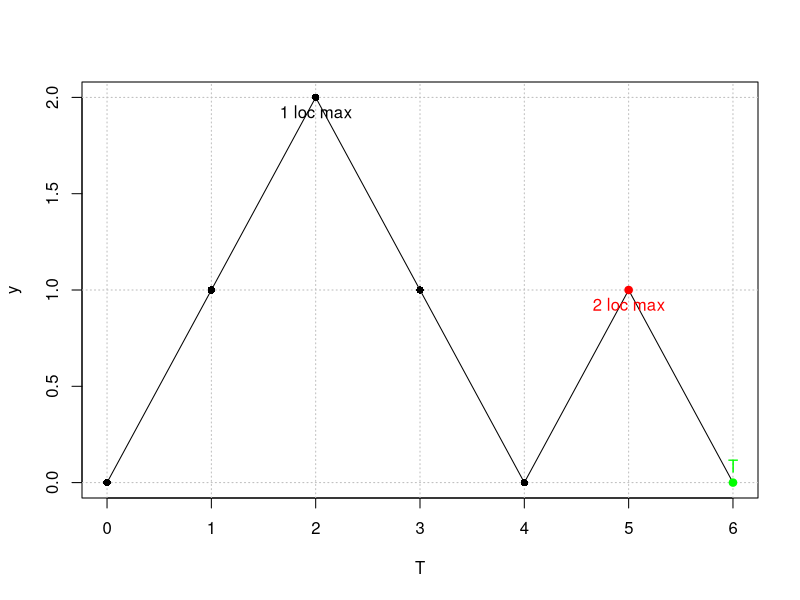

Source code (R):
## ---- chunk 1
xx<-c(0,1,2,3,4,5,6)
yy<-c(0,1,2,1,0,1,0)
plot(xx, yy, type = 'l', xlab = "T", ylab = "y", xaxt = "l", yaxt = "l")
abline(h = 0:2, v = 0:6, lty = 3, col = "gray")
points(c(0,1,2,3,4), c(0,1,2,1,0), pch = 16 )
points(5,1, pch = 19, col = "red")
points(6,0, pch = 19, col = "green")
text(6,0, labels = "T", col ="green", pos = 3)
text(2,2, labels = "1 loc max", pos = 1)
text(5,1, labels = "2 loc max", pos = 1, col = "red")

